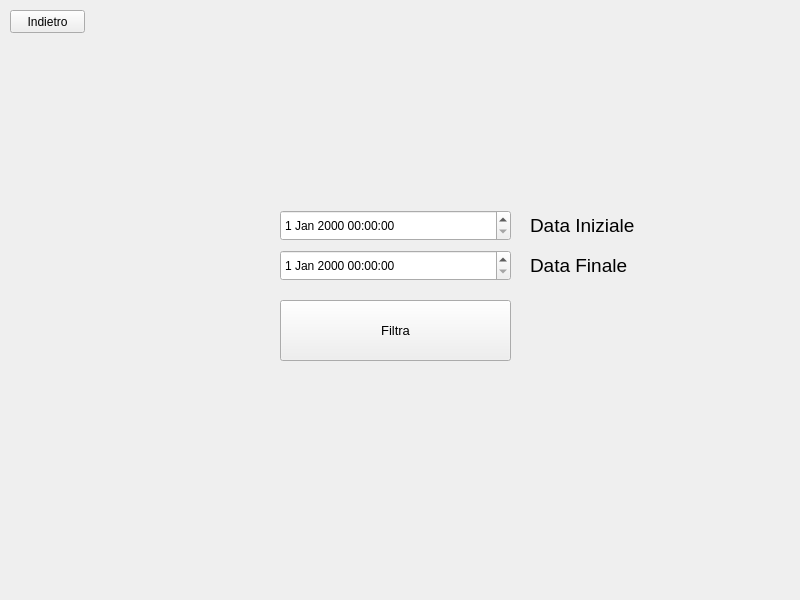
<?xml version="1.0" encoding="UTF-8"?>
<ui version="4.0">
 <class>LoginWindow</class>
 <widget class="QMainWindow" name="LoginWindow">
  <property name="geometry">
   <rect>
    <x>0</x>
    <y>0</y>
    <width>800</width>
    <height>600</height>
   </rect>
  </property>
  <property name="windowTitle">
   <string>MainWindow</string>
  </property>
  <widget class="QWidget" name="loginWidget">
   <widget class="QLabel" name="label">
    <property name="geometry">
     <rect>
      <x>530</x>
      <y>210</y>
      <width>131</width>
      <height>31</height>
     </rect>
    </property>
    <property name="font">
     <font>
      <pointsize>14</pointsize>
     </font>
    </property>
    <property name="text">
     <string>Data Iniziale</string>
    </property>
   </widget>
   <widget class="QLabel" name="label_2">
    <property name="geometry">
     <rect>
      <x>530</x>
      <y>250</y>
      <width>121</width>
      <height>31</height>
     </rect>
    </property>
    <property name="font">
     <font>
      <pointsize>14</pointsize>
     </font>
    </property>
    <property name="text">
     <string>Data Finale</string>
    </property>
   </widget>
   <widget class="QPushButton" name="pushButton">
    <property name="geometry">
     <rect>
      <x>280</x>
      <y>300</y>
      <width>231</width>
      <height>61</height>
     </rect>
    </property>
    <property name="font">
     <font>
      <pointsize>10</pointsize>
     </font>
    </property>
    <property name="text">
     <string>Filtra</string>
    </property>
    <property name="shortcut">
     <string>Return</string>
    </property>
   </widget>
   <widget class="QPushButton" name="pushButton_2">
    <property name="geometry">
     <rect>
      <x>10</x>
      <y>10</y>
      <width>75</width>
      <height>23</height>
     </rect>
    </property>
    <property name="text">
     <string>Indietro</string>
    </property>
   </widget>
   <widget class="QDateTimeEdit" name="dateTimeEdit">
    <property name="geometry">
     <rect>
      <x>280</x>
      <y>210</y>
      <width>231</width>
      <height>31</height>
     </rect>
    </property>
   </widget>
   <widget class="QDateTimeEdit" name="dateTimeEdit_2">
    <property name="geometry">
     <rect>
      <x>280</x>
      <y>250</y>
      <width>231</width>
      <height>31</height>
     </rect>
    </property>
   </widget>
  </widget>
 </widget>
 <resources/>
 <connections/>
</ui>
